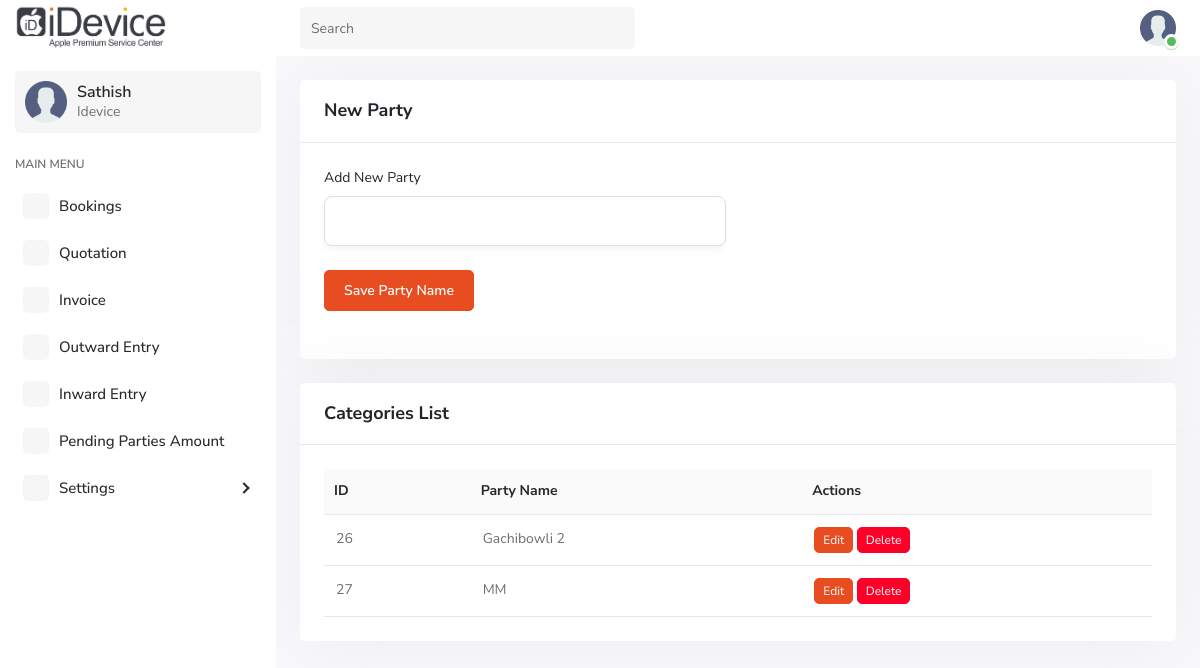
The page /admin/party_list.php on the database its author committed.
### tables this page shows
CREATE TABLE `stock_parties` (
  `id` int(11) NOT NULL,
  `party_name` varchar(255) NOT NULL
);

### admin/party_list.php (the view, shortened to what this page needs)
<?php
include("includes/header.php");
include("includes/top_header.php");
include("includes/sidebar.php");
?>
<div class="page-wrapper cardhead">
    <div class="content container-fluid">
        <div class="card">
            <div class="card-header">
                <h5 class="card-title">New Party</h5>
            </div>
            <div class="card-body">
                <form method="POST">
                    <div class="row mb-4">
                        <div class="col-md-6">
                            <label class="form-label">Add New Party</label>
                            <input type="text" name="party_name" class="form-control" required
                                   value="<?= isset($_POST['party_name']) ? htmlspecialchars($_POST['party_name']) : '' ?>">
                        </div>
                    </div>
                    <div class="row mb-4">
                        <div class="col-md-12">
                            <button type="submit" name="save_category" class="btn btn-primary">Save Party Name</button>
                        </div>
                    </div>
                </form>
            </div>
        </div>
        <div class="card">
            <div class="card-header">
                <h5 class="card-title">Categories List</h5>
            </div>
            <div class="card-body">
                <div class="table-responsive custom-table">
                    <table class="table" id="booking_list">
                        <thead class="thead-light">
                            <tr>
                                <th>ID</th>
                                <th>Party Name</th>
                                <th>Actions</th>
                            </tr>
                        </thead>
                        <tbody>
                            <?php
                            $res = $conn->query("SELECT * FROM stock_parties ORDER BY party_name");
                            while ($row = $res->fetch_assoc()) {
                                echo "<tr>
                                        <td>{$row['id']}</td>
                                        <td>" . htmlspecialchars($row['party_name']) . "</td>
                                        <td>
                                            <a href='?edit_category={$row['id']}' class='btn btn-sm btn-primary'>Edit</a>
 <a href='#' class='btn btn-sm btn-danger delete-btn'
                                       data-id='{$row['id']}'
                                       data-type='model'
                                       data-bs-toggle='modal'
                                       data-bs-target='#deleteModal'>Delete</a>                                        </td>
                                      </tr>";
                            }
                            ?>
                        </tbody>
                    </table>
                </div>
            </div>
        </div>
    </div>
</div>
<?php
include("includes/footer.php");
?>

### rows shown on the page
stock_parties: id "26", party_name "Gachibowli 2"
stock_parties: id "27", party_name "MM"
